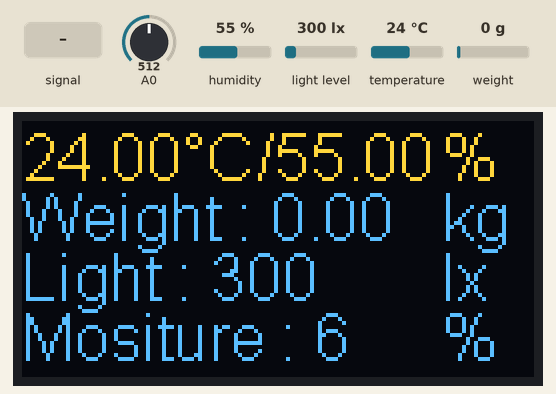
Simulated run of this sketch. Board: ESP8266 (NodeMCU). Parts: 128×64 one-colour display. Inputs (shaded band) come from the test bench; at power-on: A0 = 512, humidity 55 %, light level 300 lx, temperature 24 °C, weight on the scale 0 g. The OLED is the two-colour kind (top 16 rows yellow); WiFi joins after 1.5 s; servers stay silent unless stated; uploads are accepted with an empty reply; what the sketch prints to the serial monitor is not drawn.

Above: at 4.9 s.
5.0 s: A0 fed a 200 Hz sine of ±81 counts around its level
At 7.3 s:
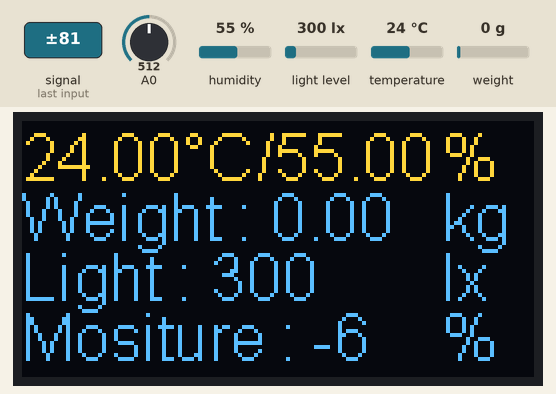
9.3 s: A0 set to 490
At 10.1 s:
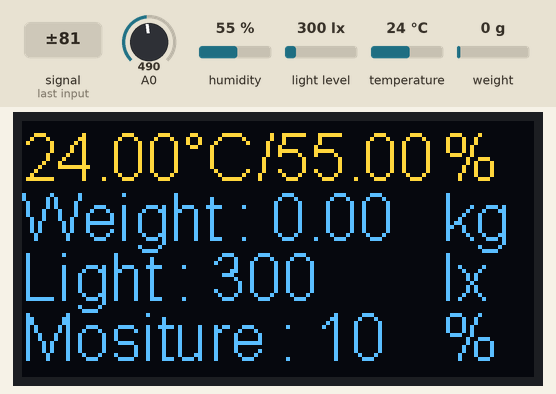
11.1 s: humidity set to 22 %
At 15.6 s:
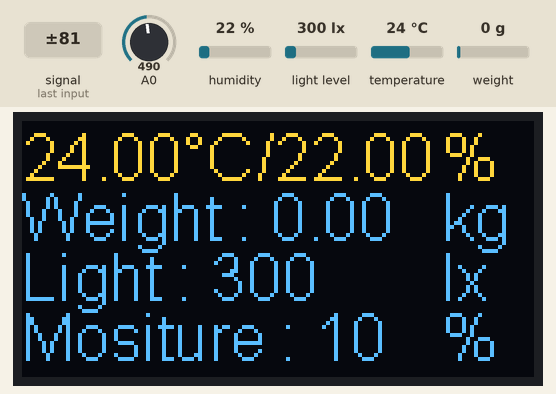
16.4 s: light level set to 40 lx
At 19.6 s:
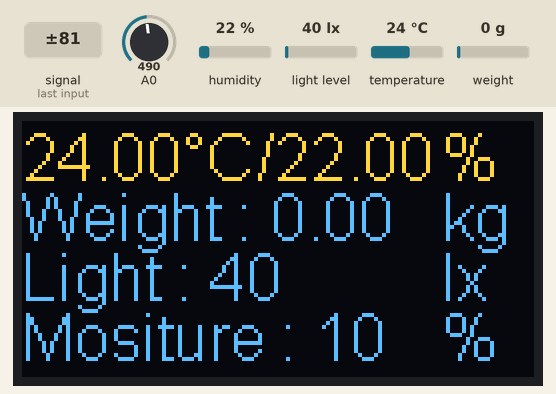
19.9 s: temperature set to 12 °C
At 22.6 s:
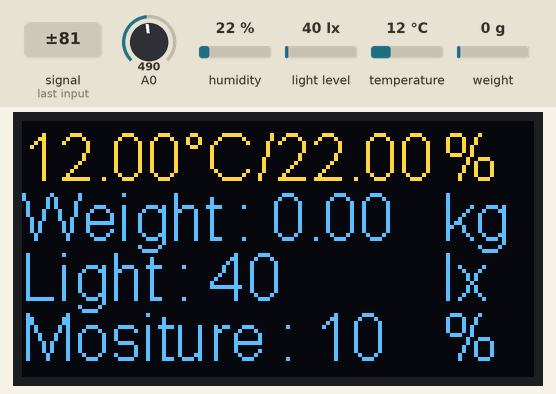
23.7 s: weight on the scale set to 100 g
At 26.6 s:
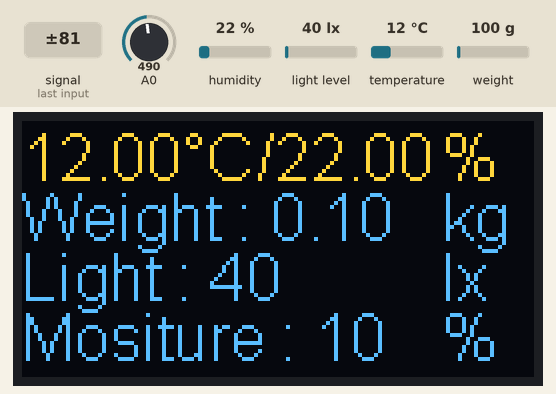
Timing chart, 0 to 28.1 s (numbered marks = the images above; inputs shaded):
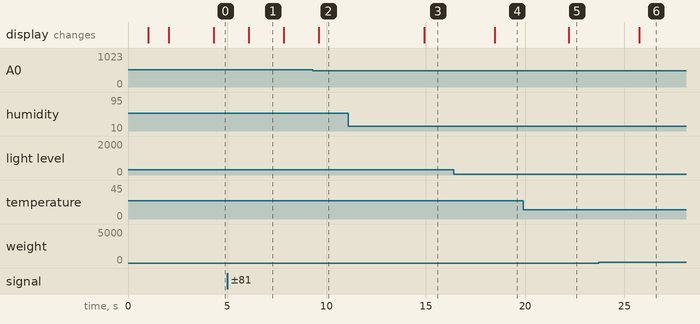

The sketch:

pdbms_miniproject.ino
```cpp
/* i2c Address device
 * OLED Display 0x3C
 * BH1750 0x23
 * ADC 12 Bit 0x48
 */

#include "HX711.h"
#include <Wire.h>
#include <BH1750.h>
#include <DHT.h>
#include "SSD1306.h"

//----------- set wifi--------------------------------
#include <ESP8266WiFi.h>          //https://github.com/esp8266/Arduino
//needed for library
#include <DNSServer.h>
#include <ESP8266WebServer.h>
#include <WiFiManager.h>          //https://github.com/tzapu/WiFiManager
#include <ESP8266WiFiMulti.h>
#include <ESP8266HTTPClient.h>

ESP8266WiFiMulti WiFiMulti;
HTTPClient http;

BH1750 lightMeter;

// Set OLED Display
SSD1306  display(0x3c, D2, D1);
int16_t Soil_value;

// Scale Settings
const int SCALE_DOUT_PIN = D3;
const int SCALE_SCK_PIN = D4;

HX711 scale(SCALE_DOUT_PIN, SCALE_SCK_PIN);

// Config DHT
#define DHTPIN D5
#define DHTTYPE DHT22
DHT dht(DHTPIN, DHTTYPE);

// Config connect WiFi
#define WIFI_SSID "___________________"
#define WIFI_PASSWORD "_____________________"

// Deep Sleep
//#define SECONDS_DS(seconds) ((seconds)*1000000UL)
int httpCode;

void setup() {
  Serial.begin(115200);
  Wire.begin();


  //scale.set_scale(2280.f);// <- set here calibration factor!!!
  scale.set_scale(752.f);// <- set here calibration factor!!!
  scale.tare();

  // Initialising the UI will init the display too.
  display.init();
  display.flipScreenVertically();

  lightMeter.begin();
  dht.begin();
  wifi();
  display.clear();


}

int n = 1;
void loop() {
  display.clear();
  Temp_Humi();
  Weight();
  lighMeter();
  Soil();
  //Send_data();.
  n++;
  display.display();
  if(n == 10) {
    Send_data();
    //if(httpCode == 200) Sleep();
    n = 0;
  }
  //ESP.deepSleep(SECONDS_DS(5));

}

float h ;
float t ;
void Temp_Humi(){
  delay(50);
  h = dht.readHumidity();
  t = dht.readTemperature();
  if (isnan(h) || isnan(t)) {
    Serial.println("Failed to read from DHT sensor!");
    return;
  }
  Serial.print("Temp = "); Serial.print(t); Serial.println(" °C");
  Serial.print("Humi = "); Serial.print(h); Serial.println(" %");

  display.setFont(ArialMT_Plain_16);
  display.drawString(0, 0, String(t)); display.drawString(40, 0, "°C");
  display.drawString(55, 0, " /"+ String(h)); display.drawString(105, 0, "%");


}
String weight;
void Weight(){
  delay(100);
  weight = String(scale.get_units(10)/1000, 2);
  display.setFont(ArialMT_Plain_16);
  display.drawString(0, 15, "Weight : "+ weight);
  display.drawString(105, 15,"kg" );

  Serial.print("Weight= ");
  Serial.print(weight);
  Serial.println("  Kg.");

}

uint16_t lux;
void lighMeter(){

  lux = lightMeter.readLightLevel();
  //lux = 50;
  Serial.print("Light: ");
  Serial.print(lux);
  Serial.println(" lx");
  display.setFont(ArialMT_Plain_16);
  display.drawString(0, 30, "Light : "+String(lux));
  display.drawString(105, 30,"lx" );
  delay(100);

}

void Soil(){
  uint32_t start_time = millis();
  while((millis()- start_time) < 500){
    Soil_value = analogRead(A0);
    Soil_value = map(Soil_value,550,0,0,100);
  }
  display.setFont(ArialMT_Plain_16);
  display.drawString(0, 45, "Mositure : "+String(Soil_value));
  display.drawString(105, 45,"%" );

  Serial.print("Mositure= ");
  Serial.print(Soil_value);
  Serial.println("%");
  Serial.println("-------------------------------------------------------------");
}

void wifi(){
  WiFi.mode(WIFI_STA);
  //WiFiManager wifiManager;
  //wifiManager.setTimeout(300);
  WiFi.begin(WIFI_SSID, WIFI_PASSWORD);
  display.clear();
  display.setFont(ArialMT_Plain_16);
  display.drawString(5,25,"Disconnected ");
  display.display();
  delay(1000);
  display.clear();
  display.setFont(ArialMT_Plain_16);
  display.drawString(20,5,"Connecting");
  display.display();

  while (WiFi.status() != WL_CONNECTED) {
    Serial.print(".");
    //lcd.print(".");
    delay(500);
  }

}

void Send_data(){
  String url = "http://35.197.146.144/pdbms/insert/index.php?temp="+String(t)+String("&humi=")+String(h)+String("&light=")+String(lux)+String("&weight=")+String(weight)+String("&mosi=")+String(Soil_value);
  http.begin(url); //HTTP
  httpCode = http.GET();
  if (httpCode > 0) {
    Serial.printf("[HTTP] GET... code: %d\n", httpCode);
    if (httpCode == HTTP_CODE_OK) {
      String payload = http.getString();
      Serial.println(payload);
    }
  } else {
    Serial.printf("[HTTP] GET... failed, error: %s\n", http.errorToString(httpCode).c_str());
  }
    http.end();
}

void Sleep(){
  delay(50);
  display.clear();
  display.setFont(ArialMT_Plain_16);
  display.drawString(15,5,"Sleep Mode");
  display.display();
  delay(2000);
  display.displayOff();
  //ESP.deepSleep(SECONDS_DS(10));
  ESP.deepSleep(20e6);

}
```

Measured:
- after the input at 5.0 s, the display: changes after 1.1 s (image 1)
- after the input at 9.3 s, the display: changes after 0.32 s (image 2)
- after the input at 11.1 s, the display: changes after 3.8 s (image 3)
- after the input at 16.4 s, the display: changes after 2.1 s (image 4)
- after the input at 19.9 s, the display: changes after 2.3 s (image 5)
- after the input at 23.7 s, the display: changes after 2.0 s (image 6)
- what the display in image 1 shows lasts 1.8 s, from 6.1 s to 7.9 s
